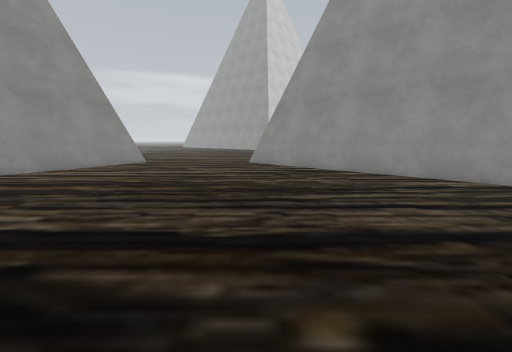
View 1 (above)

16 first-person views from a walk through a scene from a Unity 3-D project. The camera is 1.4 m above the floor, tilts 8° down and sees 90° across. The floor is counted in squares, 1 m on a side. Each view is taken from the middle of a square. On the plan, view 1 faces up. The plan holds only what a view shows up to about 13 squares ahead; the rest is blank. The place goes on beyond the plan. Some surface patterns are stand-ins.

View 2
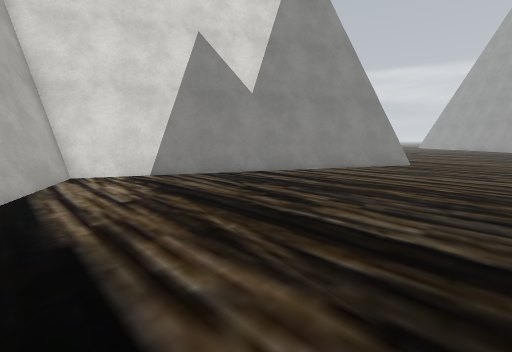

View 3
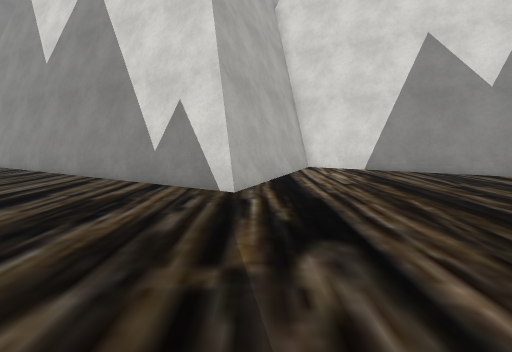

View 4
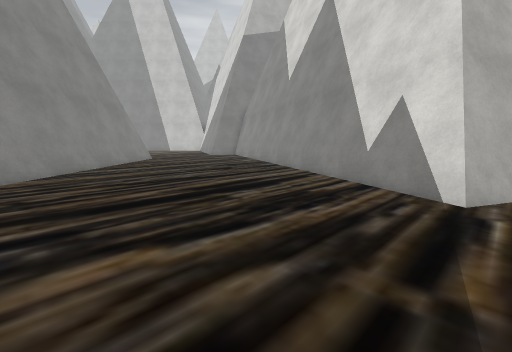

View 5
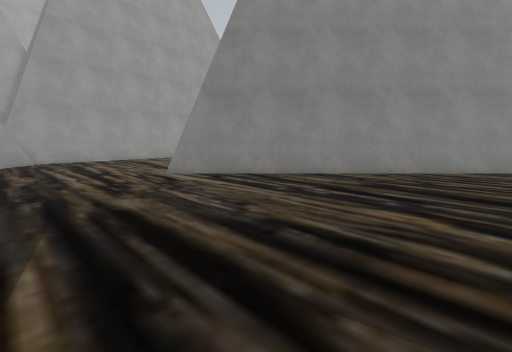

View 6
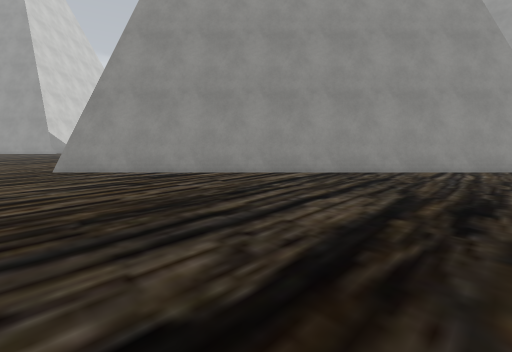

View 7
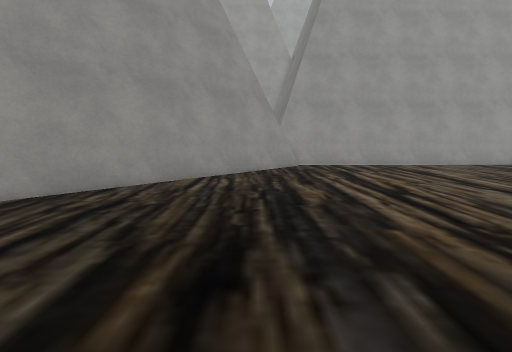

View 8
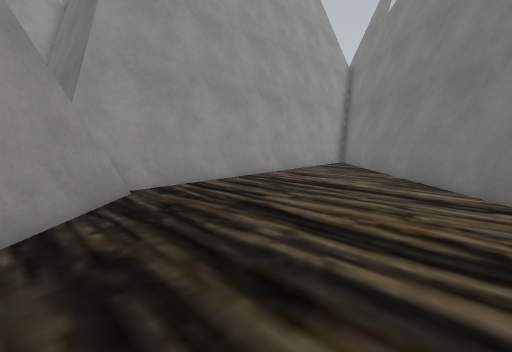

View 9
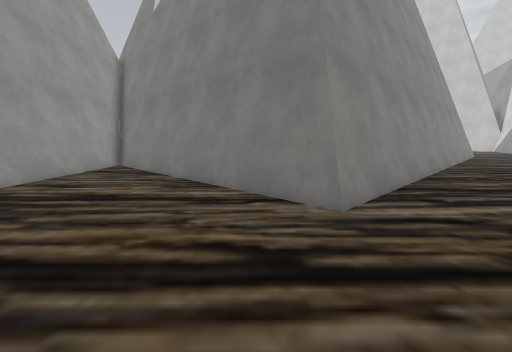

View 10
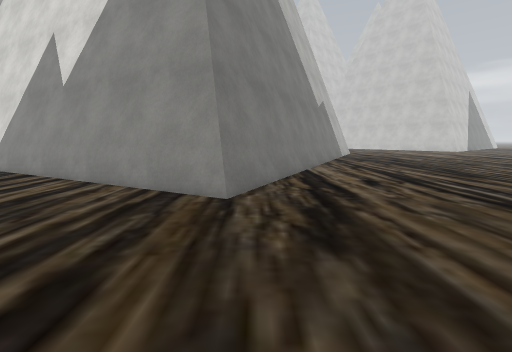

View 11
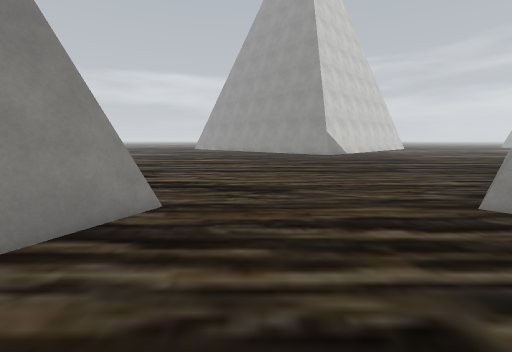

View 12
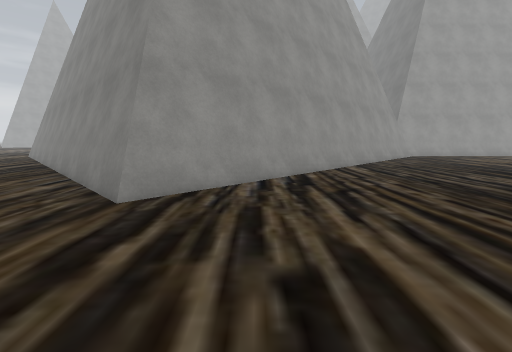

View 13
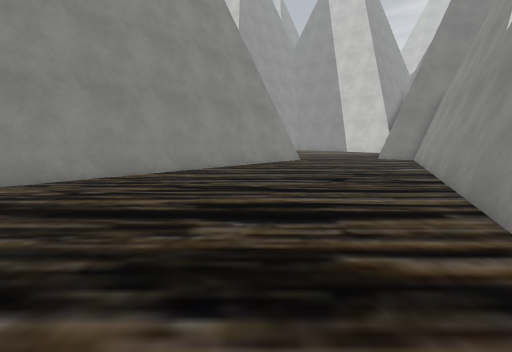

View 14
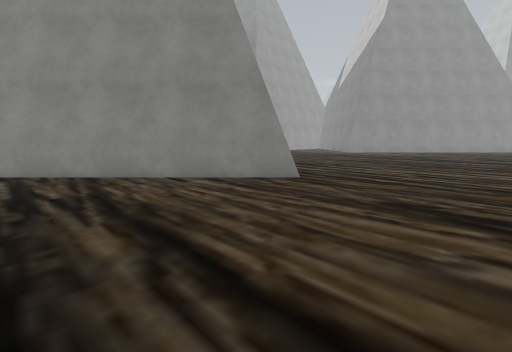

View 15
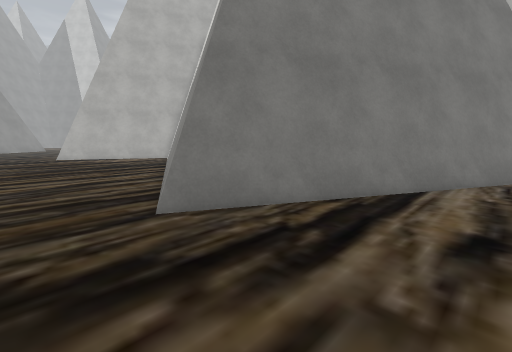

View 16
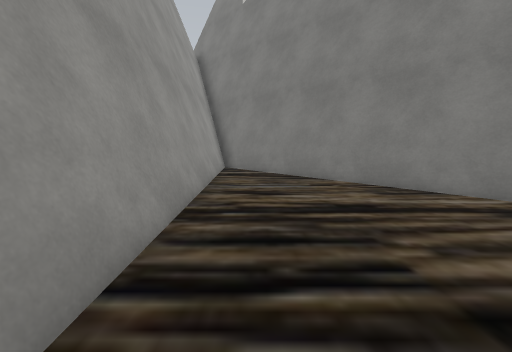

### Floor plan
Points are (right, up) in squares from view 1. A wall is a line through its corners. A room is listed if a view was taken in it or the views show most of it. See-through windows are left out.
Room 1 (views 1, 2, 3, 4, 5, 6, 7, 8, 9, 10, 11, 12, 13, 14, 15, 16)
walls: (-8.3, -1.9) (-14.6, -14.4); (-0.3, 15.9) (8, 24.1); (-7.2, 16.4) (-14.7, 1.6) (-8.4, -1.6); (-14.6, 1.3) (-8.5, -1.8) (-14.5, -13.7); (16.1, 0.3) (0.2, 16.1) (8.1, 24); (16.1, 0) (-0.1, 16.2); (-3.6, -15.6) (7.4, -4.6) (15.9, -13.1); (-4, -15.6) (7.2, -4.4); (-14.6, 19.6) (-7.6, 16) (-14.5, 2.3); (-14.6, 19.8) (-7.2, 16.1); (16.8, -13) (16.6, 0.1); (17.1, -13.1) (16.8, 0.2)
low walls: (-10, -0.5) (-8.5, -1.3); (-8.5, -2.8) (-12.3, -10.4); (-11.4, 0.2) (-10.6, -0.2); (-12, 0.5) (-11.5, 0.2); (7.5, -4.4) (16.1, -13.1); (-13.4, 1.2) (-12.5, 0.7); (-7.5, 15.3) (-8.2, 14); (-14.4, 1.7) (-13.5, 1.2); (16.1, -0.3) (-0.4, 16.2); (-4.2, -15.5) (7, -4.4); (-14.6, 20) (-7, 16.2)

Positions as (right, up) in squares from view 1, and headings:
1: (0, 0), facing up
2: (-3, 0), facing up-left
3: (-1, -1), facing left
4: (-1, -1), facing down-left
5: (-3, 1), facing down-right
6: (-2, 2), facing up-right
7: (2, 2), facing right
8: (9, 2), facing down-right
9: (9, 1), facing down
10: (-1, 17), facing left
11: (-5, 11), facing up
12: (-6, 13), facing right
13: (-6, -2), facing down
14: (-6, 24), facing down-right
15: (-5, 21), facing down-left
16: (15, 0), facing down
